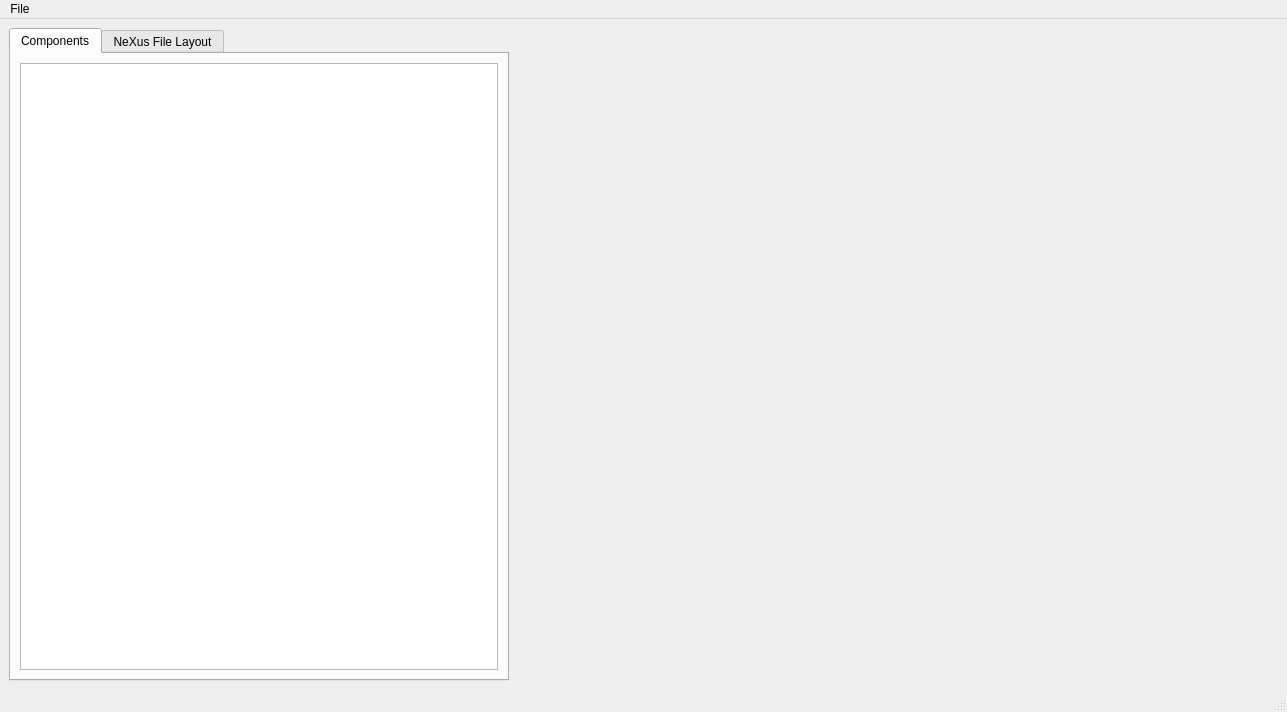
<?xml version="1.0" encoding="UTF-8"?>
<ui version="4.0">
 <class>MainWindow</class>
 <widget class="QMainWindow" name="MainWindow">
  <property name="geometry">
   <rect>
    <x>0</x>
    <y>0</y>
    <width>1287</width>
    <height>712</height>
   </rect>
  </property>
  <property name="windowTitle">
   <string>NeXus Constructor</string>
  </property>
  <widget class="QWidget" name="centralwidget">
   <layout class="QGridLayout" name="gridLayout">
    <item row="1" column="0">
     <layout class="QGridLayout" name="gridLayout_3">
      <property name="sizeConstraint">
       <enum>QLayout::SetDefaultConstraint</enum>
      </property>
      <item row="0" column="0">
       <widget class="QTabWidget" name="tabWidget">
        <property name="minimumSize">
         <size>
          <width>500</width>
          <height>0</height>
         </size>
        </property>
        <property name="currentIndex">
         <number>0</number>
        </property>
        <widget class="QWidget" name="componentsTab">
         <attribute name="title">
          <string>Components</string>
         </attribute>
         <layout class="QVBoxLayout" name="verticalLayout_2">
          <item>
           <layout class="QVBoxLayout" name="componentsTabLayout">
            <item>
             <widget class="QTreeView" name="componentTreeView"/>
            </item>
           </layout>
          </item>
         </layout>
        </widget>
        <widget class="QWidget" name="fileTab">
         <attribute name="title">
          <string>NeXus File Layout</string>
         </attribute>
         <layout class="QGridLayout" name="gridLayout_2">
          <item row="0" column="0">
           <layout class="QVBoxLayout" name="verticalLayout">
            <item>
             <widget class="QWidget" name="widget" native="true"/>
            </item>
           </layout>
          </item>
         </layout>
        </widget>
       </widget>
      </item>
      <item row="0" column="1">
       <widget class="QWidget" name="sceneWidget" native="true">
        <property name="sizePolicy">
         <sizepolicy hsizetype="Expanding" vsizetype="Expanding">
          <horstretch>1</horstretch>
          <verstretch>0</verstretch>
         </sizepolicy>
        </property>
        <property name="minimumSize">
         <size>
          <width>745</width>
          <height>0</height>
         </size>
        </property>
       </widget>
      </item>
     </layout>
    </item>
   </layout>
  </widget>
  <widget class="QMenuBar" name="menubar">
   <property name="geometry">
    <rect>
     <x>0</x>
     <y>0</y>
     <width>1287</width>
     <height>22</height>
    </rect>
   </property>
   <widget class="QMenu" name="menuFile">
    <property name="title">
     <string>File</string>
    </property>
    <addaction name="actionOpen_NeXus_file"/>
    <addaction name="actionExport_to_NeXus_file"/>
    <addaction name="actionExport_to_Filewriter_JSON"/>
   </widget>
   <addaction name="menuFile"/>
  </widget>
  <widget class="QStatusBar" name="statusbar"/>
  <action name="actionOpen_NeXus_file">
   <property name="text">
    <string>Open NeXus file</string>
   </property>
  </action>
  <action name="actionExport_to_NeXus_file">
   <property name="text">
    <string>Export to NeXus file</string>
   </property>
  </action>
  <action name="actionExport_to_Filewriter_JSON">
   <property name="text">
    <string>Export to Filewriter JSON</string>
   </property>
  </action>
 </widget>
 <resources/>
 <connections/>
</ui>
